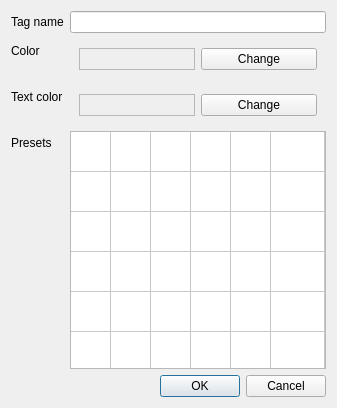
<?xml version="1.0" encoding="UTF-8"?>
<ui version="4.0">
 <class>TagDialog</class>
 <widget class="QDialog" name="TagDialog">
  <property name="geometry">
   <rect>
    <x>0</x>
    <y>0</y>
    <width>337</width>
    <height>408</height>
   </rect>
  </property>
  <property name="windowTitle">
   <string>Dialog</string>
  </property>
  <property name="modal">
   <bool>true</bool>
  </property>
  <layout class="QFormLayout" name="formLayout">
   <item row="0" column="0">
    <widget class="QLabel" name="tagNameLabel">
     <property name="text">
      <string>Tag name</string>
     </property>
    </widget>
   </item>
   <item row="0" column="1">
    <widget class="QLineEdit" name="tagNameLineEdit"/>
   </item>
   <item row="1" column="0">
    <widget class="QLabel" name="colorLabel">
     <property name="text">
      <string>Color</string>
     </property>
    </widget>
   </item>
   <item row="1" column="1">
    <widget class="QWidget" name="colorWidget" native="true">
     <layout class="QHBoxLayout" name="horizontalLayout">
      <item>
       <widget class="QFrame" name="colorFrame">
        <property name="frameShape">
         <enum>QFrame::StyledPanel</enum>
        </property>
        <property name="frameShadow">
         <enum>QFrame::Raised</enum>
        </property>
       </widget>
      </item>
      <item>
       <widget class="QPushButton" name="changeColorButton">
        <property name="text">
         <string>Change</string>
        </property>
       </widget>
      </item>
     </layout>
    </widget>
   </item>
   <item row="2" column="0">
    <widget class="QLabel" name="textColorLabel">
     <property name="text">
      <string>Text color</string>
     </property>
    </widget>
   </item>
   <item row="2" column="1">
    <widget class="QWidget" name="textColorWidget" native="true">
     <layout class="QHBoxLayout" name="horizontalLayout_2">
      <item>
       <widget class="QFrame" name="textColorFrame">
        <property name="autoFillBackground">
         <bool>true</bool>
        </property>
        <property name="frameShape">
         <enum>QFrame::StyledPanel</enum>
        </property>
        <property name="frameShadow">
         <enum>QFrame::Raised</enum>
        </property>
       </widget>
      </item>
      <item>
       <widget class="QPushButton" name="changeTextColorButton">
        <property name="text">
         <string>Change</string>
        </property>
       </widget>
      </item>
     </layout>
    </widget>
   </item>
   <item row="3" column="1">
    <widget class="QTableWidget" name="tableWidget">
     <property name="verticalScrollBarPolicy">
      <enum>Qt::ScrollBarAlwaysOff</enum>
     </property>
     <property name="sizeAdjustPolicy">
      <enum>QAbstractScrollArea::AdjustToContents</enum>
     </property>
     <property name="editTriggers">
      <set>QAbstractItemView::NoEditTriggers</set>
     </property>
     <property name="selectionMode">
      <enum>QAbstractItemView::NoSelection</enum>
     </property>
     <property name="rowCount">
      <number>6</number>
     </property>
     <property name="columnCount">
      <number>6</number>
     </property>
     <attribute name="horizontalHeaderVisible">
      <bool>false</bool>
     </attribute>
     <attribute name="horizontalHeaderDefaultSectionSize">
      <number>40</number>
     </attribute>
     <attribute name="horizontalHeaderStretchLastSection">
      <bool>true</bool>
     </attribute>
     <attribute name="verticalHeaderVisible">
      <bool>false</bool>
     </attribute>
     <attribute name="verticalHeaderDefaultSectionSize">
      <number>40</number>
     </attribute>
     <attribute name="verticalHeaderStretchLastSection">
      <bool>true</bool>
     </attribute>
     <row/>
     <row/>
     <row/>
     <row/>
     <row/>
     <row/>
     <column/>
     <column/>
     <column/>
     <column/>
     <column/>
     <column/>
    </widget>
   </item>
   <item row="3" column="0">
    <widget class="QLabel" name="label">
     <property name="text">
      <string>Presets</string>
     </property>
    </widget>
   </item>
   <item row="4" column="1">
    <widget class="QDialogButtonBox" name="buttonBox">
     <property name="standardButtons">
      <set>QDialogButtonBox::Cancel|QDialogButtonBox::Ok</set>
     </property>
    </widget>
   </item>
  </layout>
 </widget>
 <resources/>
 <connections/>
</ui>
